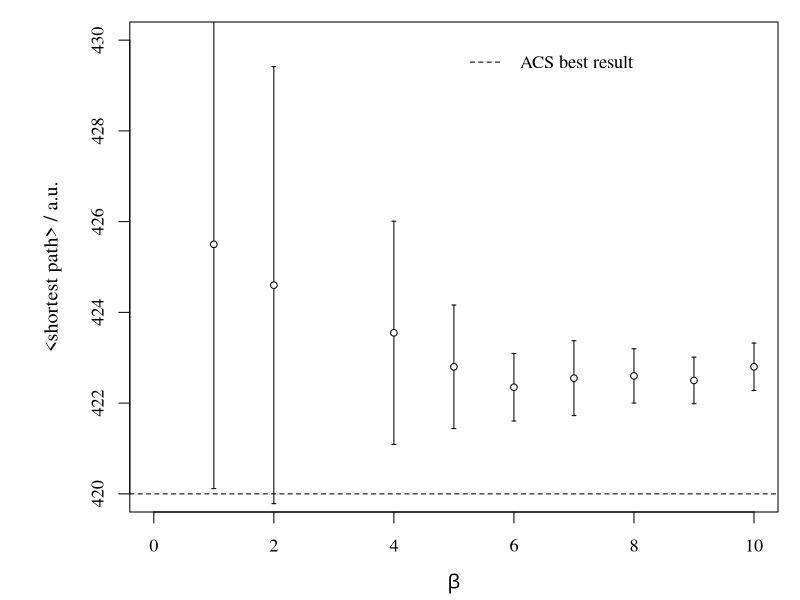

This chart was generated by the following R code:
#Plot beta vs. global_shortest_path_average

#Version2, gerundet, altes tau, oliver30
# alpha = 0.1;
# no_agents = 10;     							
# rounds = 400										
# start_city = 1;										
# q0 = 0.9;
# tau_init = 0.1;                               

rm(list = ls())

beta = c(0.1,1,2,4,5,6,7,8,9,10)
global_shortest_path_average = c(522.4500, 425.5000,424.6000,423.5500,422.8000,422.3500,422.5500,422.6000,422.5000,422.8000)
errors = c(15.3913,5.3852,4.8166,2.4597,1.3611, 0.7452,0.8256,0.5982,0.5130,0.5231)

#Grafik
par(family="serif",oma=c(0,1,0,0),mgp=c(2.9,1,0),mar=c(4,4.9,1,1),cex.lab=1.1,cex=1.1)
plot(beta,global_shortest_path_average,type="n",
     xlim=c(0,10),
     ylim=c(420,430),
     xlab=expression(paste(beta)),
     ylab=expression(paste("<shortest path>"," / ", a.u.)),
     
)

y.errorbars <- function(beta,global_shortest_path_average,errors.V1,ebl=0.02){arrows(beta,global_shortest_path_average-errors.V1,beta,global_shortest_path_average+errors.V1,code=3,angle=90,length=ebl)}
y.errorbars(beta,global_shortest_path_average,errors)

legend(5,430,lty=c(2,NA),c("ACS best result"),bty="n")
abline(h=433.87,lty=2)
abline(h=420,lty=2)
points(beta,global_shortest_path_average,cex=0.8,pc=21,bg="white")


dev.copy2pdf(file="beta_vs_shortestpath.pdf",height=7,width=12)